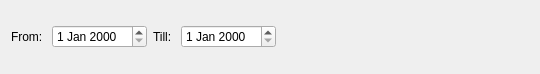
<?xml version="1.0" encoding="UTF-8"?>
<ui version="4.0">
 <class>TimeRangeForm</class>
 <widget class="QWidget" name="TimeRangeForm">
  <property name="geometry">
   <rect>
    <x>0</x>
    <y>0</y>
    <width>540</width>
    <height>74</height>
   </rect>
  </property>
  <property name="windowTitle">
   <string>Form</string>
  </property>
  <layout class="QGridLayout" name="gridLayout">
   <item row="0" column="2">
    <widget class="QLabel" name="labelDateTill">
     <property name="sizePolicy">
      <sizepolicy hsizetype="Preferred" vsizetype="Preferred">
       <horstretch>0</horstretch>
       <verstretch>0</verstretch>
      </sizepolicy>
     </property>
     <property name="text">
      <string>Till: </string>
     </property>
    </widget>
   </item>
   <item row="0" column="4">
    <spacer name="horizontalSpacer">
     <property name="orientation">
      <enum>Qt::Horizontal</enum>
     </property>
     <property name="sizeHint" stdset="0">
      <size>
       <width>146</width>
       <height>20</height>
      </size>
     </property>
    </spacer>
   </item>
   <item row="0" column="0">
    <widget class="QLabel" name="labelDateFrom">
     <property name="sizePolicy">
      <sizepolicy hsizetype="Preferred" vsizetype="Preferred">
       <horstretch>0</horstretch>
       <verstretch>0</verstretch>
      </sizepolicy>
     </property>
     <property name="text">
      <string>From: </string>
     </property>
    </widget>
   </item>
   <item row="0" column="1">
    <widget class="DateEdit" name="dateEditFrom"/>
   </item>
   <item row="0" column="3">
    <widget class="DateEdit" name="dateEditTo"/>
   </item>
  </layout>
 </widget>
 <customwidgets>
  <customwidget>
   <class>DateEdit</class>
   <extends>QDateEdit</extends>
   <header location="global">DateEdit.h</header>
  </customwidget>
 </customwidgets>
 <resources/>
 <connections/>
</ui>
